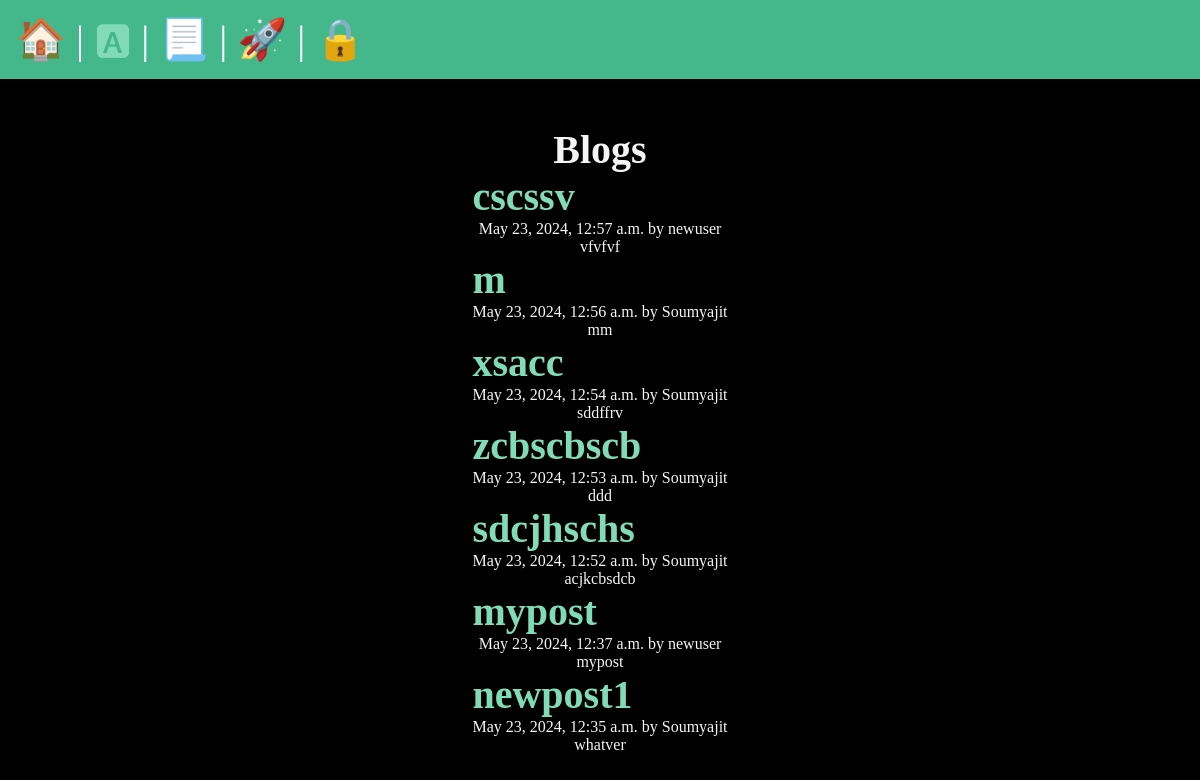
The page /blogs/ on the database as committed earlier.
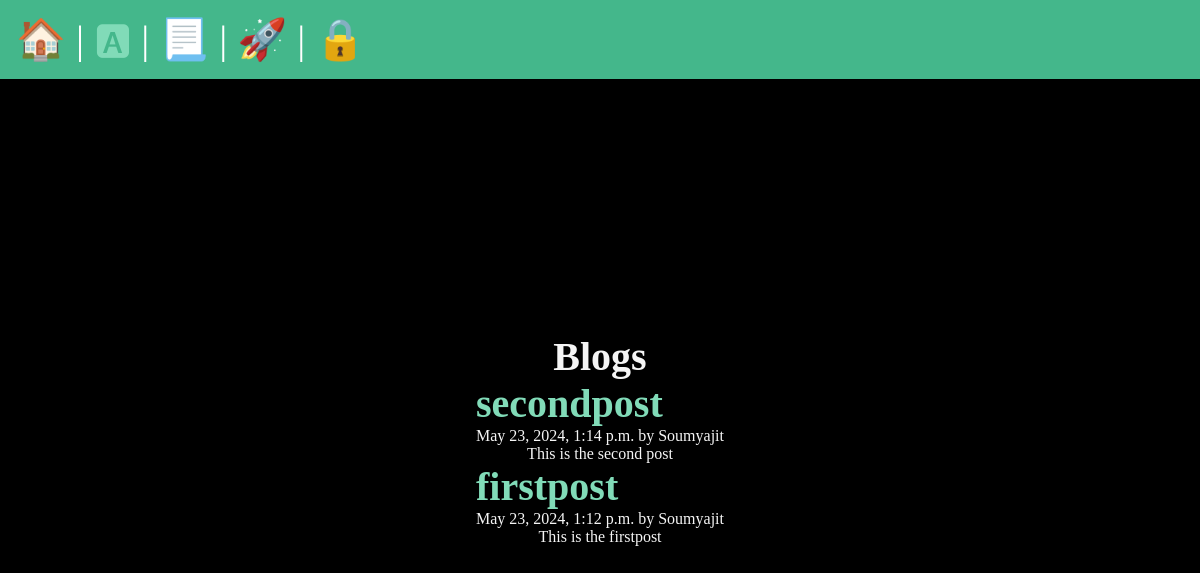
The same page on the database as committed later.
### blogs/models.py (models this page shows, shortened)
class Blog(models.Model):
    title = models.CharField(max_length=100)
    body = models.TextField()
    slug = models.SlugField()
    date = models.DateTimeField(auto_now_add=True)
    banner = models.ImageField(default = 'fallback.png', blank = True)
    author = models.ForeignKey(User,on_delete=models.CASCADE, default=None)

### blogs/views.py (the view)
# urls.py: path('', views.blog_list, name="list" ),
def blog_list(request):
    blogs = Blog.objects.all().order_by('-date')
    return render(request, 'blogs/blog_list.html', {'blogs': blogs})

### blogs/templates/blogs/blog_list.html (shortened to what this page needs)
{% extends "layout.html" %}
{%block content%}
    <section>
        <h1>Blogs</h1>
    </section>
    {%for blog in blogs%}
        <article class="blog">
            <h2>
                <a href="{% url 'blogs:page' slug=blog.slug %}">
                    {{blog.title}}
                </a>
            </h2>
            <p>{{blog.date}} by {{blog.author}}</p>
            <p>{{blog.body}}</p>
        </article>
    {% endfor %}
{%endblock%}

Rows that differ between the two databases and show on the page:
removed Blog: title "cscssv", date "May 23, 2024, 12:57 a.m.", author "newuser", body "vfvfvf"
removed Blog: title "m", date "May 23, 2024, 12:56 a.m.", author "Soumyajit", body "mm"
removed Blog: title "xsacc", date "May 23, 2024, 12:54 a.m.", author "Soumyajit", body "sddffrv"
removed Blog: title "zcbscbscb", date "May 23, 2024, 12:53 a.m.", author "Soumyajit", body "ddd"
removed Blog: title "sdcjhschs", date "May 23, 2024, 12:52 a.m.", author "Soumyajit", body "acjkcbsdcb"
removed Blog: title "mypost", date "May 23, 2024, 12:37 a.m.", author "newuser", body "mypost"
removed Blog: title "newpost1", date "May 23, 2024, 12:35 a.m.", author "Soumyajit", body "whatver"
added Blog: title "secondpost", date "May 23, 2024, 1:14 p.m.", author "Soumyajit", body "This is the second post"
added Blog: title "firstpost", date "May 23, 2024, 1:12 p.m.", author "Soumyajit", body "This is the firstpost"
